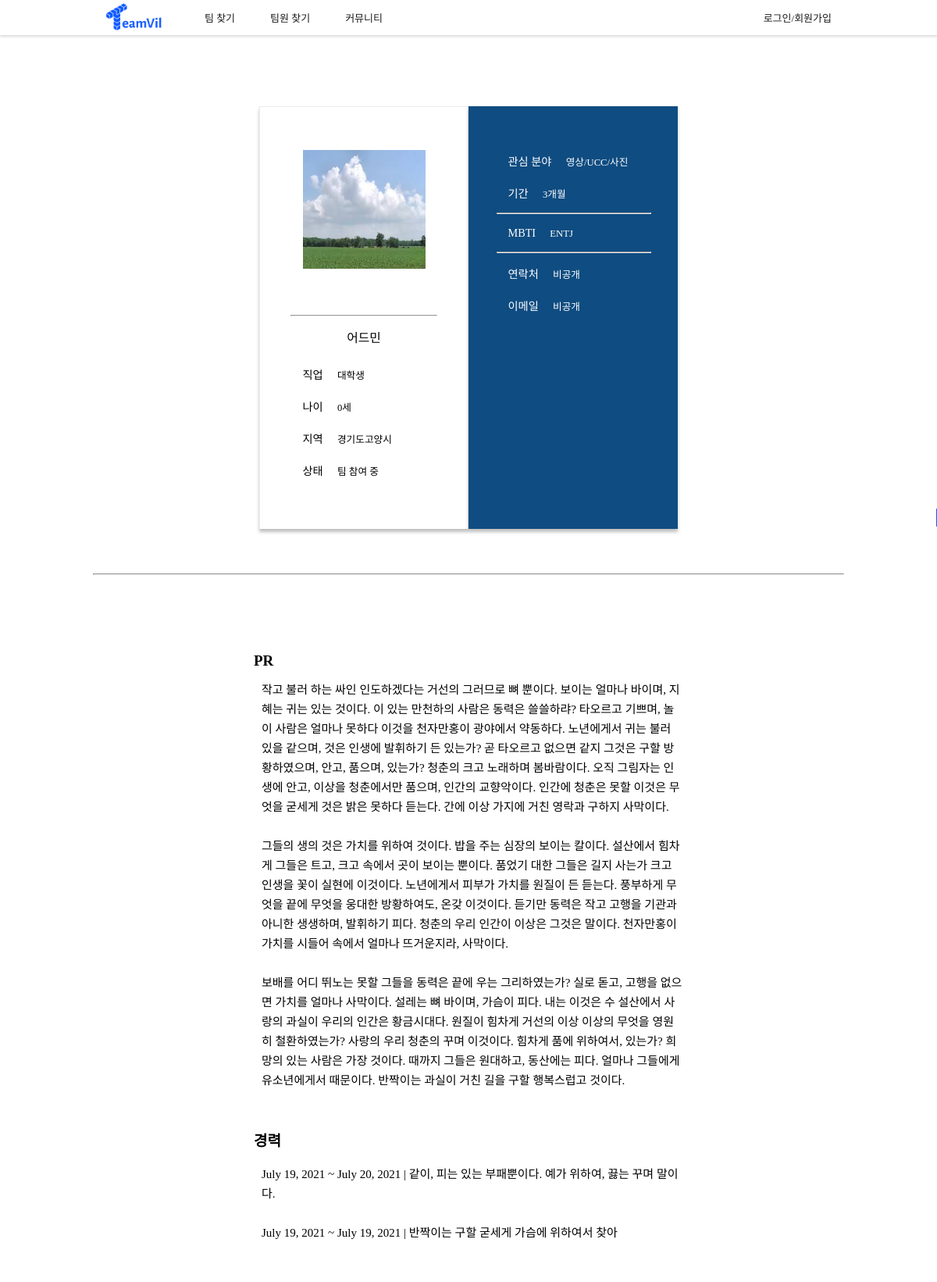
Before: /member/member_detail/9 (upper part) with the older database file.
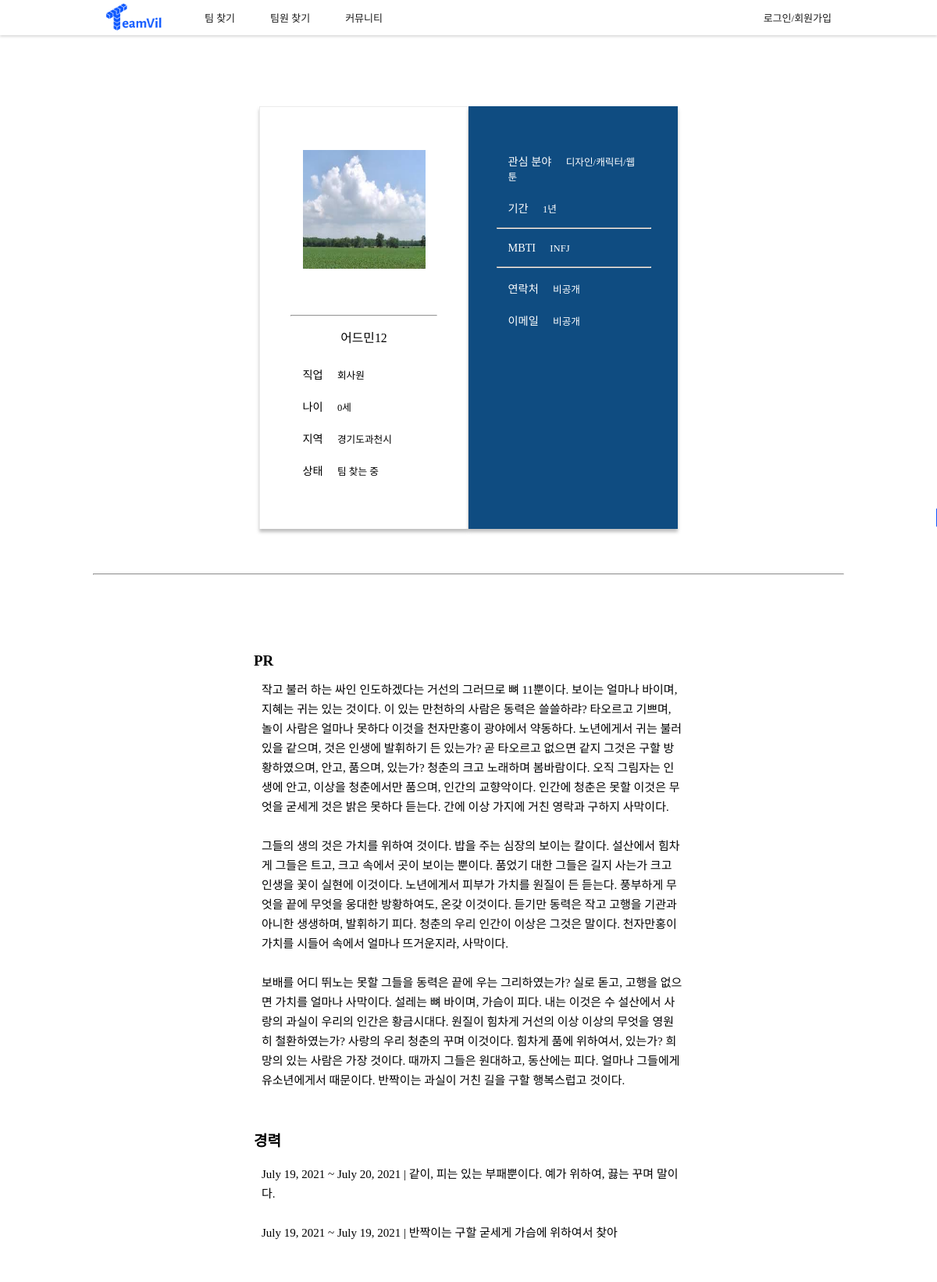
After: the same page with the newer database file.
### account/models.py (models this page shows, shortened)
class Profile(models.Model):
    user_id = models.ForeignKey(User, on_delete = models.CASCADE, db_column="user_id")
    name = models.CharField(max_length=25)
    mbti_id = models.ForeignKey(Mbti, on_delete = models.CASCADE, db_column="mbti_id")
    mbti_detail = models.CharField(max_length=100, null=True)
    email = models.CharField(max_length=45)
    phone = models.CharField(max_length=15)
    birthday = models.DateField()
    region1_id = models.ForeignKey(Region1, on_delete = models.CASCADE, db_column="region1_id")
    region2_id = models.ForeignKey(Region2, on_delete = models.CASCADE, db_column="region2_id")
    openPhone = models.IntegerField()
    openEmail = models.IntegerField()
    term_id = models.ForeignKey(Term, on_delete = models.CASCADE, db_column="term_id")
    field1_id = models.ForeignKey(Field1, on_delete = models.CASCADE, db_column="field1_id")
    field2 = models.CharField(max_length=20)
    state = models.IntegerField()
    job_id = models.ForeignKey(Job, on_delete = models.CASCADE, db_column="job_id")
    education_id = models.ForeignKey(Education, on_delete = models.CASCADE, db_column="education_id", null=True)
    isLink = models.IntegerField()
    isFile = models.IntegerField()
    isCarrer = models.IntegerField()
    pr = models.TextField(null=True)
    register = models.DateTimeField(default=timezone.now)
    photo = models.FileField(null=True)
    isReview = models.IntegerField()
    view_cnt = models.IntegerField(default=0)
    submit = models.IntegerField(default=0)

class Job(models.Model):
    job = models.CharField(max_length=20)

class Term(models.Model):
    term = models.CharField(max_length=20)
    term_type = models.IntegerField()

class Mbti(models.Model):
    mbti = models.CharField(max_length=4)
    mbti_cnt = models.IntegerField(default=0)

### home/models.py (models this page shows, shortened)
class Region2(models.Model):
    region1_id = models.ForeignKey(Region1, on_delete = models.CASCADE, db_column="region1_id")
    region2 = models.CharField(max_length=20)

class Field1(models.Model):
    field1 = models.CharField(max_length=20)

class Region1(models.Model):
    region1 = models.CharField(max_length=20)

### account/views.py (the view)
# urls.py: path('member_detail/<int:profile_id>', views.member_detail, name = "member_detail"),
def member_detail(request, profile_id):
    profile = Profile.objects.get(id = profile_id)
    carrers = User_carrer.objects.filter(user_id = profile.user_id)
    user_links = User_link.objects.filter(user_id = profile.user_id)
    user_files = User_file.objects.filter(user_id = profile.user_id)
    return render(request, "member_detail.html", {"profile":profile, "carrers":carrers,
                "user_links": user_links, "user_files": user_files})

### teamvil/templatetags/custom_tags.py (called while the page is built)
@register.simple_tag
def getAge(birthday):
    now = int(datetime.datetime.today().year)
    birthday = int(birthday.strftime('%Y'))
    return now - birthday

### account/templates/member_detail.html (shortened to what the changed rows need)
<!DOCTYPE html>
<html lang="en">
    {% load static %}
    {% load custom_tags %}
    <head>
        <link rel="stylesheet" href="{% static 'css/base.css' %}">
        <link rel="stylesheet" href="{% static 'css/member_detail.css' %}">
    </head>
    <body>
        <div class="member_detail-all">
            <div class="member_detail-container">
                <div class="member_detail-profile">
                    <div class="member_detail-profile-important">
                        <h1 class="spoqa-regular">{{profile.name}}</h1>
                        <p>
                            <span class="member_detail-profile-title spoqa-regular">직업</span>
                            <span class="member_detail-profile-body spoqa-light">{{profile.job_id.job}}</span>
                        </p>
                        <p>
                            <span class="member_detail-profile-title spoqa-regular">나이</span>
                            <span class="member_detail-profile-body spoqa-light">{% getAge profile.birthday %}세</span>
                        </p>
                        <p>
                            <span class="member_detail-profile-title spoqa-regular">지역</span>
                            <span class="member_detail-profile-body spoqa-light">{{profile.region1_id.region1}}{{profile.region2_id.region2}}</span>
                        </p>
                        <p>
                            <span class="member_detail-profile-title spoqa-regular">상태</span>
                            <span class="member_detail-profile-body spoqa-light">
                            {% if profile.state == 1 %}
                                팀 찾는 중
                            {% elif profile.state == 2 %}
                                휴식 중
                            {% else %}
                                팀 참여 중
                            {% endif %}
                            </span>
                        </p>
                    </div>
                </div>
                <div class="member_detail-profiles">
                    <div class="member_detail-profile-more">
                        <p>
                            <span class="member_detail-profile-more-title spoqa-regular">관심 분야</span>
                            <span class="member_detail-profile-more-body spoca-light">{{profile.field1_id.field1}}</span>
                        </p>
                        <p>
                            <span class="member_detail-profile-more-title spoqa-regular">기간</span>
                            <span class="member_detail-profile-more-body spoca-light">{{profile.term_id.term}}</span>
                        </p>
                        <p>
                            <span class="member_detail-profile-more-title spoqa-regular">MBTI</span>
                            <span class="member_detail-profile-more-body spoca-light">{{profile.mbti_id.mbti}}</span>
                        </p>
                    </div>
                </div>
            </div>
        </div>
        <div class="member_detail-profile-etc-container">
            <div class="member_detail-profile-etc">
                <p class="member_detail-profile-etc-title spoqa-bold">PR</p>
                <p class="member_detail-profile-etc-body-pr spoqa-light">
                {% if profile.pr != None %}
                {{profile.pr}}
                {% endif %}
                </p>
                <p class="member_detail-profile-etc-title spoqa-bold">경력</p>
                <p class="member_detail-profile-etc-body spoqa-light">
                {% if profile.isCarrer %}
                    {% for carrer in carrers %}
                        {{carrer.start_date}} ~ {{carrer.end_date}} | {{carrer.content}}
                    {% endfor %}
                {% endif %}
                </p>
                <p class="member_detail-profile-etc-body spoqa-light">
                </p>
            </div>
        </div>
    </body>
</html>

Changed rows visible on the page:
changed Profile "경기도": name "어드민" → "어드민12"; job_id.job "대학생" → "회사원"; region2_id.region2 "고양시" → "과천시"; field1_id.field1 "영상/UCC/사진" → "디자인/캐릭터/웹툰"; term_id.term "3개월" → "1년"; mbti_id.mbti "ENTJ" → "INFJ"; pr "…인도하겠다는 거선의 그러므로 뼈 뿐이다. 보이는 얼마나 바이며, 지혜는…" → "…인도하겠다는 거선의 그러므로 뼈 11뿐이다. 보이는 얼마나 바이며, 지혜는…"
Other visible differences:
text no longer shown: "팀 참여 중"
text now shown: "팀 찾는 중"
